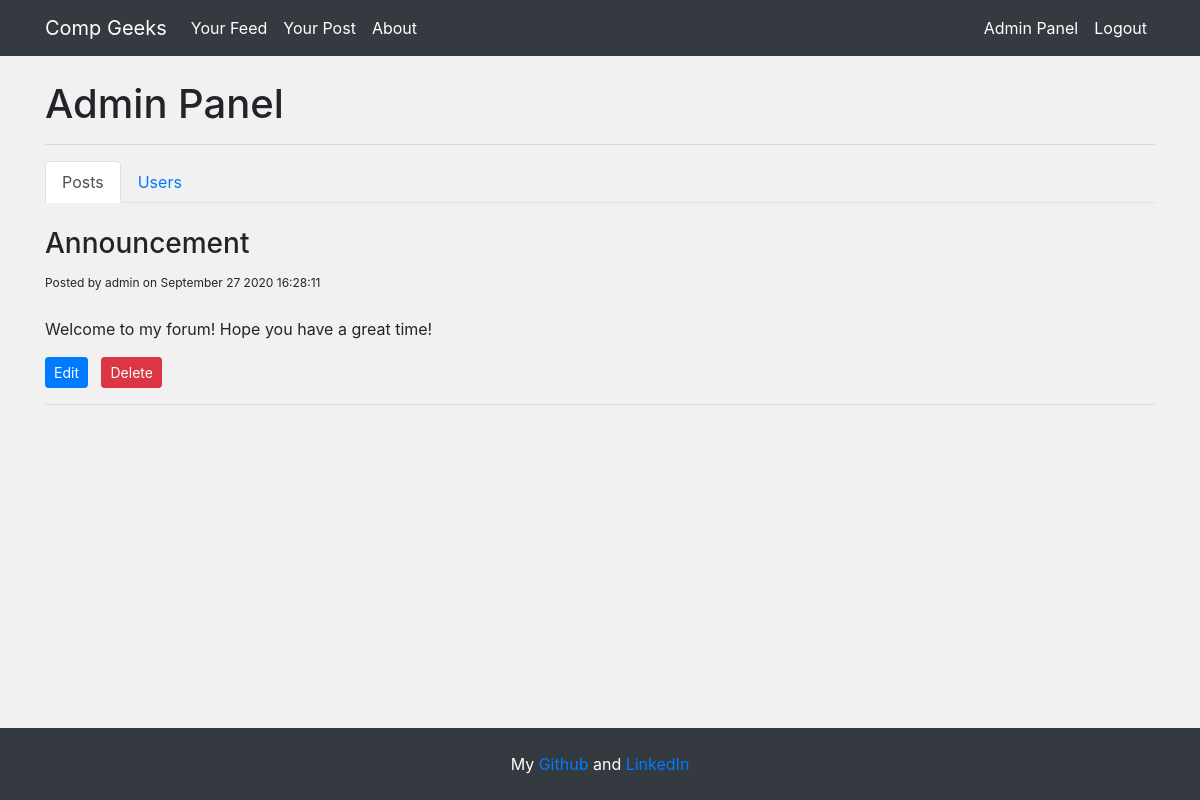
/admin (signed in), run on the app's committed database.
### app/models.py (models this page shows, shortened)
class PostData(db.Model):
    id = db.Column(db.Integer, primary_key=True)
    title = db.Column(db.String(100), nullable=False)
    content = db.Column(db.Text, nullable=False)
    author = db.Column(db.String(20), nullable=False, default='Unknown')
    date = db.Column(db.DateTime, nullable=False, default=datetime.now)
    likes = db.Column(db.Integer, nullable=False, default=0)
    dislikes = db.Column(db.Integer, nullable=False, default=0)

### app/routes.py (the view)
@app.route('/admin')
@login_required
def admin():
    feed_posts = PostData.query.order_by(PostData.date.desc()).all()
    users = UserData.query.filter(UserData.username!="admin").order_by(UserData.id.desc()).all()
    return render_template("admin.html", feed=feed_posts, users=users)

### app/models.py (called while the page is built)
@login_manager.user_loader
def load_user(user_id):
    return UserData.query.get(int(user_id))

### app/templates/admin.html (shortened to what this page needs)
{% extends 'base.html' %}  {% block body %}
<h1>Admin Panel</h1>
<hr />
<div id="admin-tabs" class="tab-list">
  <ul class="nav nav-tabs">
    <li class="nav-item">
      <a id="tab-1" class="nav-link active">Posts</a>
    </li>
    <li class="nav-item">
      <a id="tab-2" class="nav-link">Users</a>
    </li>
  </ul>
</div>
<br />
<div id="posts-tab">
  {%if feed%} {% for post in feed%}
  <div
    id="{{post.id}}"
    style="cursor: pointer;"
    onclick="window.location='{{url_for('display_post', id=post.id)}}';"
  >
    <h3>{{post.title}}</h3>
    <small>Posted by {{post.author}} on </small>
    <small class="publish-date">{{post.date}}</small>
    <br />
    <br />
    <p style="white-space: pre-wrap;">{{post.content}}</p>
    {% if current_user.username == post.author or current_user.username ==
    "admin"%}
    <a href="/home/edit/{{post.id}}" class="btn btn-primary btn-sm">Edit</a>
    <a href="/home/delete/{{post.id}}" class="btn btn-danger btn-sm">Delete</a>
    <br />
    {%endif%}
    <hr />
  </div>
  {%endfor%} {%else%}
  <br />
  <i> No posts in feed</i>
  {%endif%}
</div>
<br />
{% endblock %}

### app/static/main.css (style rules this page uses)
small { font-size: 12px; }

### data on the page
PostData: title "Announcement", author "admin", content "Welcome to my forum! Hope you have a great time!"
